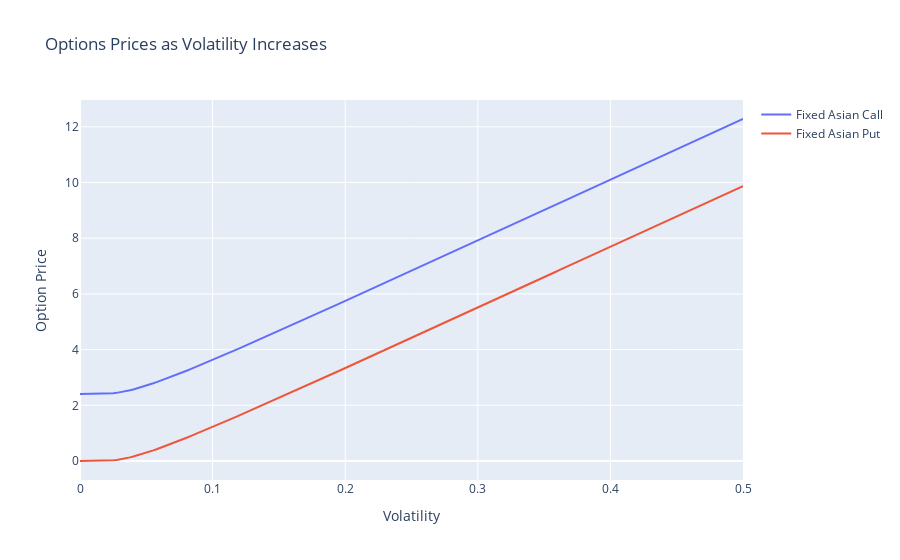

The notebook cell this image was saved under:
### Code cell
# Plot
fig = go.Figure()

# Add traces for Asian and Lookback with volatility as variation
fig.add_trace(go.Scatter(x=results_df_volatility['Variation'], y=results_df_volatility['Fixed Asian Call'], mode='lines', name='Fixed Asian Call'))
fig.add_trace(go.Scatter(x=results_df_volatility['Variation'], y=results_df_volatility['Fixed Asian Put'], mode='lines', name='Fixed Asian Put'))

# Update layout
fig.update_layout(title='Options Prices as Volatility Increases',
                   xaxis_title='Volatility',
                   yaxis_title='Option Price')

# Show plot inline in Jupyter Notebook
iplot(fig)

### Figure 1 — Plotly figure (JSON) as saved in the notebook; plotly's stock layout.template omitted (floating-point values rounded to 4 significant figures; data arrays with more than 128 entries replaced by an {"elided": "..."} marker saying what was removed)
{"data": [{"mode": "lines", "name": "Fixed Asian Call", "type": "scatter", "x": {"elided": "200 float values"}, "y": {"elided": "200 float values"}}, {"mode": "lines", "name": "Fixed Asian Put", "type": "scatter", "x": {"elided": "200 float values"}, "y": {"elided": "200 float values"}}], "layout": {"title": {"text": "Options Prices as Volatility Increases"}, "xaxis": {"title": {"text": "Volatility"}}, "yaxis": {"title": {"text": "Option Price"}}}}
